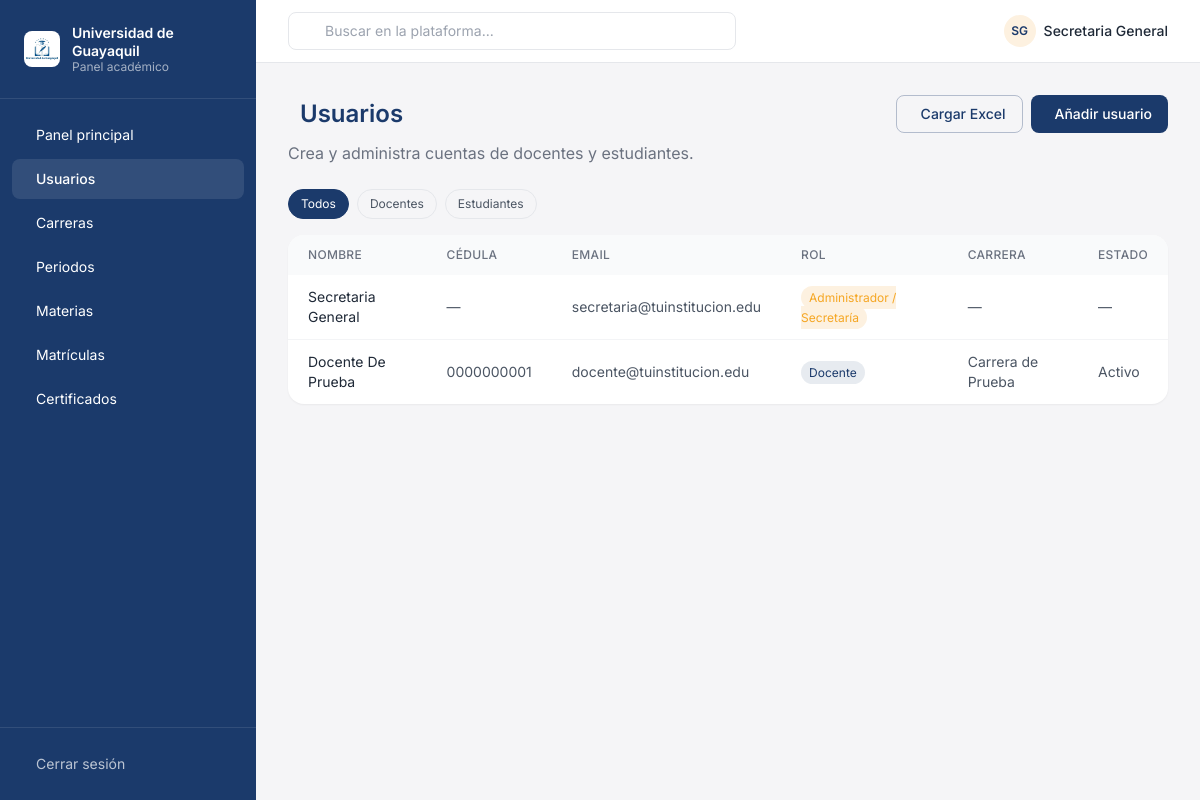
The app's page /secretaria/usuarios/ (signed in), older data.
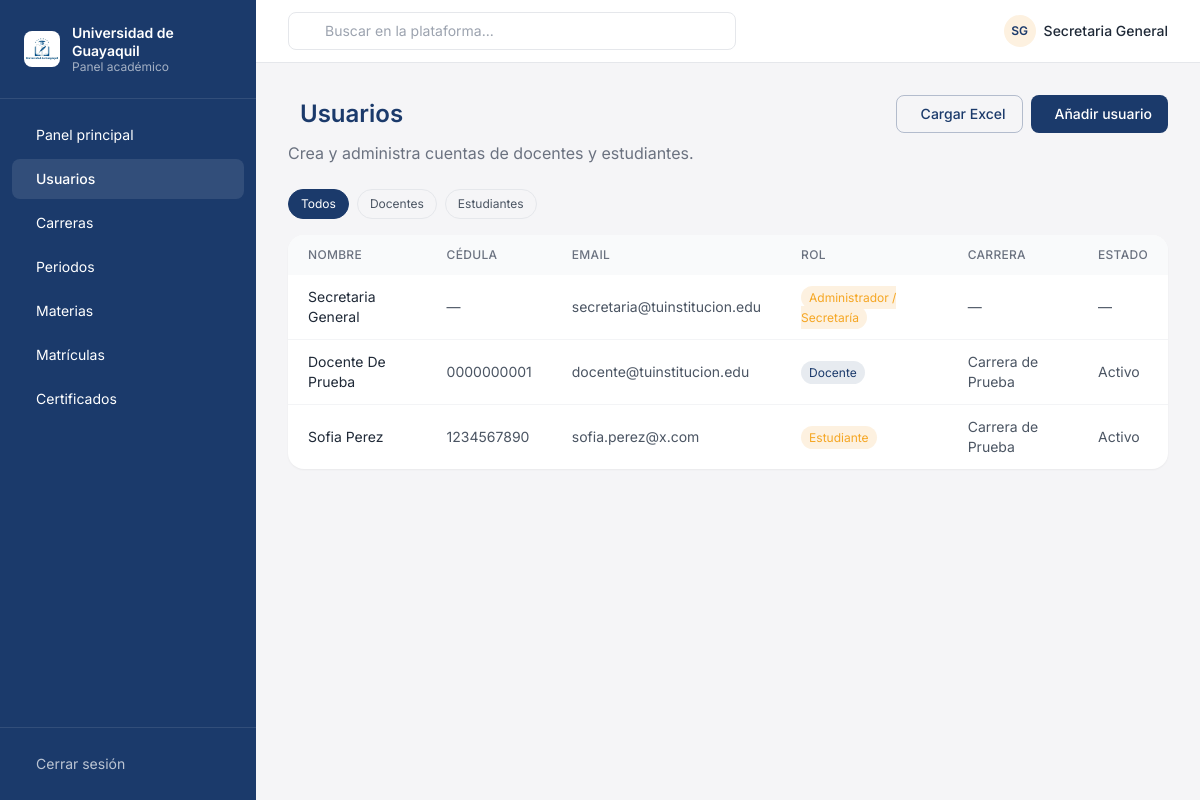
The same page, newer data.
### plataforma/models.py (models this page shows, shortened)
class PerfilUsuario(models.Model):
    ROLES = [
        ('admin', 'Administrador / Secretaría'),
        ('docente', 'Docente'),
        ('estudiante', 'Estudiante'),
    ]
    user = models.OneToOneField(User, on_delete=models.CASCADE, related_name='perfil_usuario')
    rol = models.CharField(max_length=20, choices=ROLES)
    class Meta:
        verbose_name_plural = "Perfiles de Usuario"

class PerfilDocente(models.Model):
    user = models.OneToOneField(User, on_delete=models.CASCADE, related_name='perfil_docente')
    carrera = models.ForeignKey(Carrera, on_delete=models.CASCADE, related_name='docentes')
    cedula = models.CharField(max_length=20, unique=True)
    titulo_academico = models.CharField(max_length=100, blank=True)
    fecha_ingreso = models.DateField(auto_now_add=True)
    activo = models.BooleanField(default=True)
    class Meta:
        verbose_name_plural = "Perfiles de Docente"

class Carrera(models.Model):
    nombre = models.CharField(max_length=100)
    codigo = models.CharField(max_length=20, unique=True)
    descripcion = models.TextField(blank=True)
    creditos_totales = models.IntegerField(default=120)
    def __str__(self):
        return self.nombre
    class Meta:
        verbose_name_plural = "Carreras"

class PerfilEstudiante(models.Model):
    user = models.OneToOneField(User, on_delete=models.CASCADE, related_name='perfil_estudiante')
    carrera = models.ForeignKey(Carrera, on_delete=models.CASCADE)
    cedula = models.CharField(max_length=20, unique=True)
    numero_matricula = models.CharField(max_length=20, unique=True)
    fecha_ingreso = models.DateField(auto_now_add=True)
    activo = models.BooleanField(default=True)
    class Meta:
        verbose_name_plural = "Perfiles de Estudiante"

### plataforma/views.py (the view)
        def wrapper(request, *args, **kwargs):
            if not request.user.is_authenticated:
                return redirect('login')
            try:
                perfil = PerfilUsuario.objects.get(user=request.user)
                if perfil.rol not in roles_permitidos:
                    messages.error(request, "❌ No tienes permisos para acceder a esta sección")
                    return redirect('index')
            except PerfilUsuario.DoesNotExist:
                messages.error(request, "❌ Tu perfil no está configurado")
                return redirect('index')
            return view_func(request, *args, **kwargs)

### plataforma/views.py (called while the page is built)
def rol_requerido(*roles_permitidos):
    def decorator(view_func):
        def wrapper(request, *args, **kwargs):
            if not request.user.is_authenticated:
                return redirect('login')
            try:
                perfil = PerfilUsuario.objects.get(user=request.user)
                if perfil.rol not in roles_permitidos:
                    messages.error(request, "❌ No tienes permisos para acceder a esta sección")
                    return redirect('index')
            except PerfilUsuario.DoesNotExist:
                messages.error(request, "❌ Tu perfil no está configurado")
                return redirect('index')
            return view_func(request, *args, **kwargs)
        return wrapper
    return decorator

### plataforma/templates/plataforma/secretaria_usuarios.html (shortened to what the changed rows need)
{% extends "plataforma/base.html" %}
{% load static %}
{% block content %}
<div class="max-w-6xl mx-auto">
    <div class="flex items-center justify-between mb-2">
        <div class="flex items-center gap-3">
            <h1 class="text-2xl font-semibold text-navy">Usuarios</h1>
        </div>
    </div>
    <div class="bg-white rounded-card shadow-sm overflow-hidden">
        <div class="overflow-x-auto">
            <table class="w-full text-sm" id="tabla-usuarios">
                <thead class="bg-gray-50 text-gray-500 text-xs uppercase tracking-wide">
                    <tr>
                        <th class="text-left px-5 py-3 font-medium">Nombre</th>
                        <th class="text-left px-5 py-3 font-medium">Cédula</th>
                        <th class="text-left px-5 py-3 font-medium">Email</th>
                        <th class="text-left px-5 py-3 font-medium">Rol</th>
                        <th class="text-left px-5 py-3 font-medium">Carrera</th>
                        <th class="text-left px-5 py-3 font-medium">Estado</th>
                    </tr>
                </thead>
                <tbody class="divide-y divide-gray-100">
                    {% for item in usuarios %}
                    <tr class="hover:bg-gray-50">
                        <td class="px-5 py-3 text-gray-800">{{ item.perfil.user.get_full_name }}</td>
                        <td class="px-5 py-3 text-gray-600">{{ item.detalle.cedula|default:"—" }}</td>
                        <td class="px-5 py-3 text-gray-600">{{ item.perfil.user.email }}</td>
                        <td class="px-5 py-3">
                            <span class="text-xs px-2 py-1 rounded-full {% if item.perfil.rol == 'docente' %}bg-navy/10 text-navy{% else %}bg-gold-light text-gold{% endif %}">
                                {{ item.perfil.get_rol_display }}
                            </span>
                        </td>
                        <td class="px-5 py-3 text-gray-600">{{ item.detalle.carrera|default:"—" }}</td>
                        <td class="px-5 py-3 text-gray-600">
                            {% if item.detalle %}{% if item.detalle.activo %}Activo{% else %}Inactivo{% endif %}{% else %}—{% endif %}
                        </td>
                    </tr>
                    {% empty %}
                    <tr><td colspan="6" class="text-center px-5 py-8 text-gray-400">No hay usuarios registrados</td></tr>
                    {% endfor %}
                </tbody>
            </table>
        </div>
    </div>
</div>
{% endblock %}

Row changes from the older to the newer data that the page shows:
added PerfilUsuario: perfil.user.get_full_name "Sofia Perez", detalle.cedula "1234567890", perfil.user.email "sofia.perez@x.com", perfil.rol "Estudiante", detalle.carrera "Carrera de Prueba", shows "Activo"
